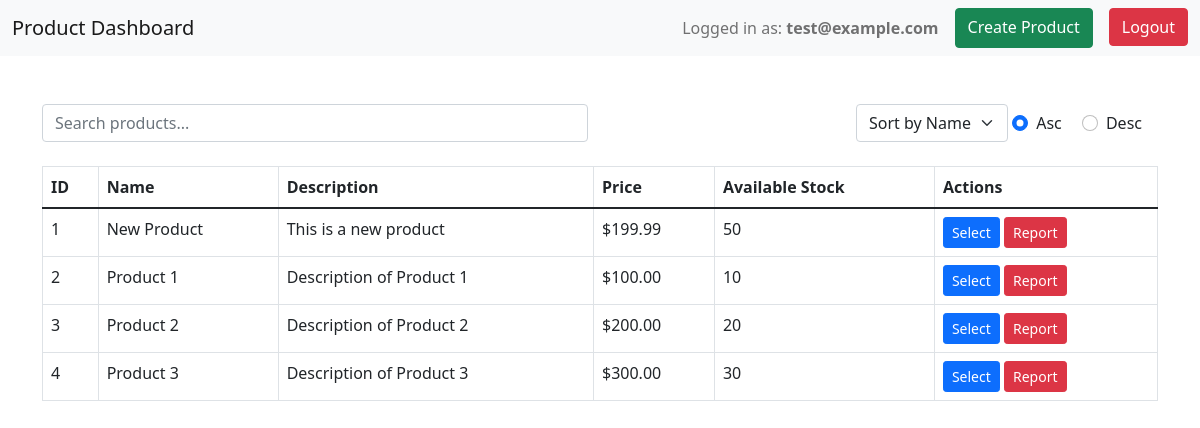
The app's page /dashboard/ (signed in) with its own data.
### account/models.py (models this page shows, shortened)
class User(AbstractBaseUser):
  email = models.EmailField(
      verbose_name='Email',
      max_length=255,
      unique=True,
  )
  name = models.CharField(max_length=200)
  tc = models.BooleanField()
  is_active = models.BooleanField(default=True)
  is_admin = models.BooleanField(default=False)
  created_at = models.DateTimeField(auto_now_add=True)
  updated_at = models.DateTimeField(auto_now=True)
  objects = UserManager()
  USERNAME_FIELD = 'email'
  REQUIRED_FIELDS = ['name', 'tc']

### products/models.py (models this page shows, shortened)
class Product(models.Model):
    name = models.CharField(max_length=255)
    description = models.TextField()
    price = models.DecimalField(max_digits=10, decimal_places=2)
    available_stock = models.PositiveIntegerField(default=0)
    selected_by = models.ForeignKey(get_user_model(), null=True, blank=True, on_delete=models.SET_NULL, related_name="selected_products")

### products/views.py (the view)
# urls.py: path('dashboard/', DashboardView.as_view(), name='dashboard'),
class DashboardView(APIView):
    permission_classes = [IsAuthenticated]
    def get(self, request, format=None):
        if request.user.is_authenticated:
            products = Product.objects.all()  # Or filter if needed
            return render(request, 'dashboard.html', {
                'products': products,
                'user_email': request.user.email
            })
        else:
            return redirect('login')

### templates/dashboard.html (shortened to what this page needs)
<!DOCTYPE html>
<html lang="en">
<head>
    <link href="https://cdn.jsdelivr.net/npm/bootstrap@5.1.3/dist/css/bootstrap.min.css" rel="stylesheet">
</head>
<body>
    <nav class="navbar navbar-expand-lg navbar-light bg-light">
        <div class="container-fluid">
            <a class="navbar-brand" href="#">Product Dashboard</a>
            <div class="d-flex">
                <span class="navbar-text me-3">Logged in as: <strong>{{ user_email }}</strong></span>
                <a href="{% url 'create-product' %}" class="btn btn-success me-3">Create Product</a>
                <form method="POST" action="{% url 'logout' %}">
                    <button type="submit" class="btn btn-danger">Logout</button>
                </form>
            </div>
        </div>
    </nav>
    <div class="container mt-5">
        <div class="row mb-4">
            <div class="col-md-6">
                <input type="text" id="search" class="form-control" placeholder="Search products...">
            </div>
            <div class="col-md-6 text-end">
                <select id="sort" class="form-select" style="width: auto; display: inline-block;">
                    <option value="name">Sort by Name</option>
                </select>
                <div class="form-check form-check-inline">
                    <input class="form-check-input" type="radio" name="sort_direction" id="asc" value="asc" checked>
                    <label class="form-check-label" for="asc">Asc</label>
                </div>
                <div class="form-check form-check-inline">
                    <input class="form-check-input" type="radio" name="sort_direction" id="desc" value="desc">
                    <label class="form-check-label" for="desc">Desc</label>
                </div>
            </div>
        </div>
        <table class="table table-bordered">
            <thead>
                <tr>
                    <th>ID</th>
                    <th>Name</th>
                    <th>Description</th>
                    <th>Price</th>
                    <th>Available Stock</th>
                    <th>Actions</th>
                </tr>
            </thead>
            <tbody id="product-list">
                {% for product in products %}
                <tr>
                    <td>{{ product.id }}</td>
                    <td>{{ product.name }}</td>
                    <td>{{ product.description }}</td>
                    <td>${{ product.price }}</td>
                    <td>{{ product.available_stock }}</td>
                    <td>
                        <form method="POST" action="{% url 'product-select' product.id %}" style="display:inline;">
                            <button type="submit" class="btn btn-primary btn-sm">Select</button>
                        </form>
                        <button type="button" class="btn btn-danger btn-sm" data-bs-toggle="modal" data-bs-target="#reportModal{{ product.id }}">Report</button>
                    </td>
                </tr>
                {% endfor %}
            </tbody>
        </table>
    </div>
</body>
</html>

### records on screen
User: email "test@example.com"
Product: id "1", name "New Product", description "This is a new product", price "199.99", available_stock "50"
Product: id "2", name "Product 1", description "Description of Product 1", price "100.00", available_stock "10"
Product: id "3", name "Product 2", description "Description of Product 2", price "200.00", available_stock "20"
Product: id "4", name "Product 3", description "Description of Product 3", price "300.00", available_stock "30"
